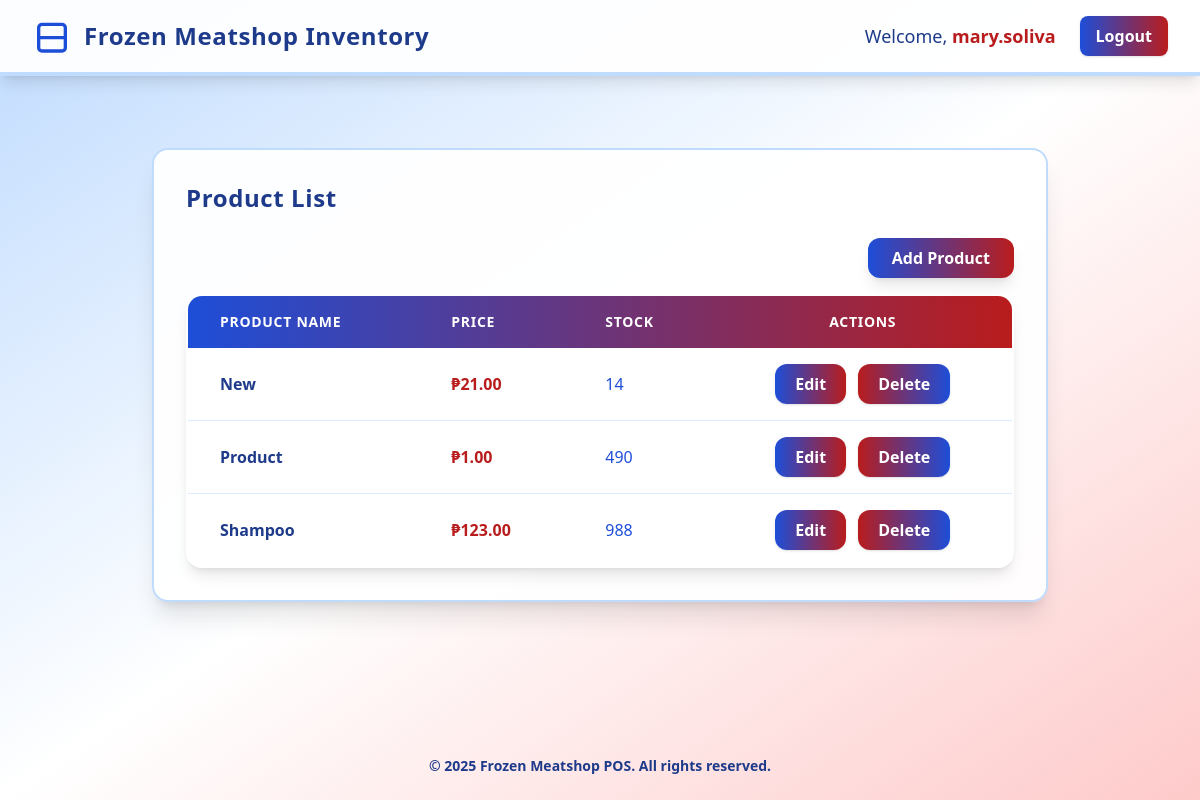
The app's page /inventory (signed in), older data.
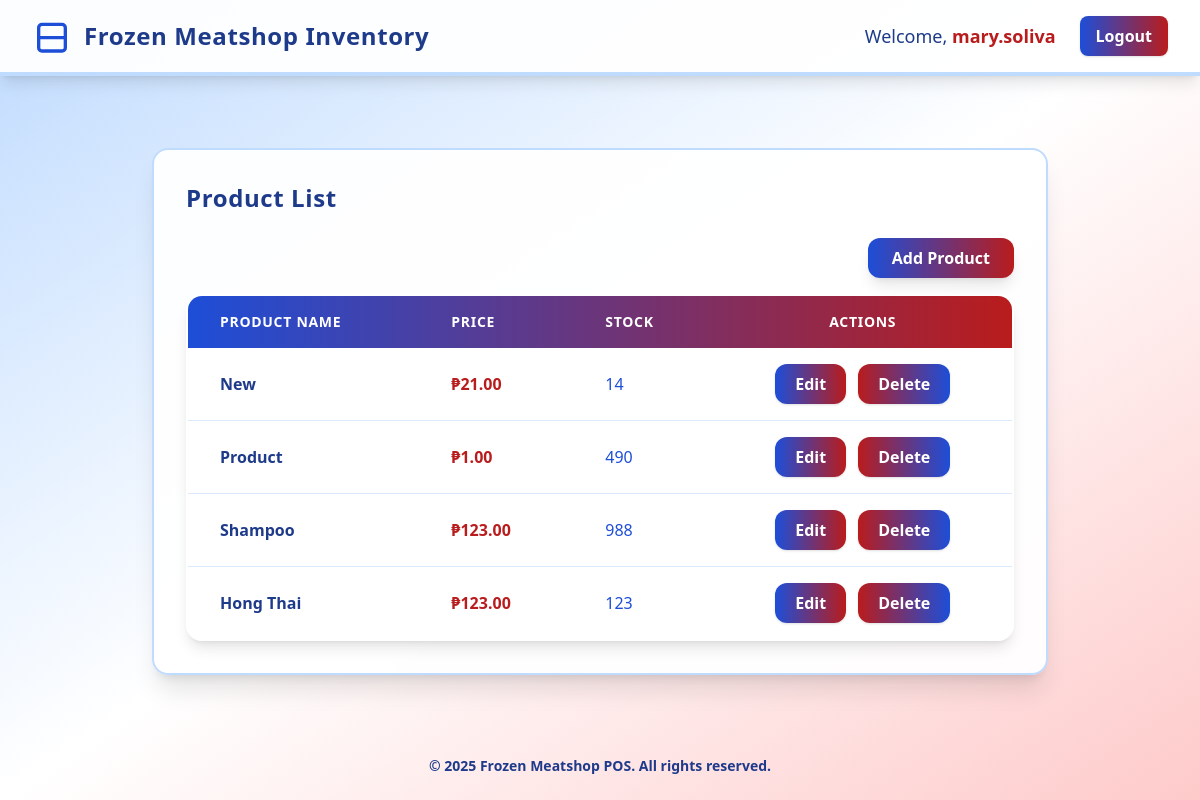
The same page, newer data.
### tables this page shows
CREATE TABLE products (product_id INTEGER PRIMARY KEY AUTOINCREMENT, product_name TEXT NOT NULL, price REAL NOT NULL, stock INTEGER DEFAULT 0, created_at DATETIME DEFAULT CURRENT_TIMESTAMP, product_picture_path TEXT);

### src/Views.php (called while the page is built, shortened)
<?php
class Views
{
    public static function render(string $viewFileName, array $data = []): void
    {
        extract($data);
        $cwd = getcwd();
        include $cwd . "/src/views/{$viewFileName}";
        return;
    }
}

### src/controllers/DashboardController.php (called while the page is built, shortened)
<?php
class DashboardController
{
    public function inventory()
    {
        $products = (new Product())->getAll();
        $formatter = new NumberFormatter('en_PH', NumberFormatter::CURRENCY);
        $products = array_map(function ($product) use ($formatter) {
            $formattedPrice = $formatter->formatCurrency($product['price'], 'PHP');
            return array_merge($product, ['price' => $formattedPrice, 'product_name' => ucfirst($product['product_name'])]);
        }, $products);
        Views::render('inventory.php', ['products' => $products]);
    }
}

### index.php (called while the page is built, shortened)
<?php
$router = new router();
$router->get('/login', [auth_controller::class, 'showLoginForm']);
$router->get('/signup', [auth_controller::class, 'signup']);
$router->get('/dashboard', [DashboardController::class, 'index']);
$router->get('/inventory', [DashboardController::class, 'inventory']);
$router->get('/add-user', [UserController::class, 'show']);
$router->get('/', [LandingController::class, 'index']);
$router->get('/error', [LandingController::class, 'error']);
$router->get('/users', [UserController::class, 'index']);
$router->get('/users/delete', [UserController::class, 'indexDestroy']);
$router->get('/users/edit', [UserController::class, 'indexEdit']);
$router->get('/shop', [ProductController::class, 'index']);
$router->get('/cart', [CartController::class, 'index']);
$router->get('/sales', [DashboardController::class, 'sales']);
$router->get('/sales/data', [ProductController::class, 'sales']);
$router->post('/cart/checkout', [CartController::class, 'checkout']);
$router->post('/cart/remove', [CartController::class, 'removeCartItem']);
$router->post('/cart/add', [ProductController::class, 'addCart']);
$router->post('/delete/user', [UserController::class, 'destroy']);
$router->post('/edit/user', [UserController::class, 'update']);
$router->post('/signin', [auth_controller::class, 'signin']);
$router->post('/signup', [auth_controller::class, 'register']);
$router->post('/add-product', [ProductController::class, 'store']);
$router->post('/edit-product', [ProductController::class, 'update']);
$router->post('/delete-product', [ProductController::class, 'destroy']);
$router->post('/add-user', [UserController::class, 'store']);
$router->post('/logout', [auth_controller::class, 'logout']);
$router->dispatch();

### src/models/db.php (called while the page is built, shortened)
<?php
class DB
{
    private $database;
    public function __construct($dbFile = "./../../database/database.db")
    {
        try {
            $cwd = getcwd();
            $dbFile = $cwd . '/database/database.db';
            $this->database = new \PDO("sqlite:" . $dbFile);
            $this->database->setAttribute(PDO::ATTR_ERRMODE, PDO::ERRMODE_EXCEPTION);
        } catch (Exception $e) {
            die("Database connection failed: " .  $e->getMessage());
        }
    }
    public function getConnection(): PDO
    {
        return $this->database;
    }
}

### src/models/Product.php (called while the page is built, shortened)
<?php
class Product
{
    public $table = 'products';
    private $dbConnection;
    public function __construct()
    {
        $this->dbConnection = (new DB())->getConnection();
    }
    public function getAll()
    {
        $result = $this->dbConnection->query("SELECT * FROM {$this->table}");
        return $result->fetchAll(PDO::FETCH_ASSOC);
    }
}

### src/views/inventory.php (the view, shortened to what the changed rows need)
<!DOCTYPE html>
<html lang="en">
<head>
    <script src="https://cdn.tailwindcss.com"></script>
</head>
<body class="min-h-screen bg-gradient-to-br from-blue-200 via-white to-red-200 flex flex-col">
    <main class="flex-1 flex flex-col items-center p-8">
        <div class="w-full max-w-4xl bg-white bg-opacity-95 rounded-2xl shadow-xl p-8 mt-10 border-2 border-blue-200">
            <h2 class="text-2xl font-extrabold text-blue-900 mb-6 tracking-wide">Product List</h2>
            <div class="overflow-x-auto rounded-2xl shadow-lg">
                <table class="min-w-full bg-white rounded-2xl overflow-hidden border-2 border-blue-100">
                    <thead>
                        <tr class="bg-gradient-to-r from-blue-700 to-red-700 text-white">
                            <th class="px-8 py-4 text-left text-sm font-bold uppercase tracking-wider">Product Name</th>
                            <th class="px-8 py-4 text-left text-sm font-bold uppercase tracking-wider">Price</th>
                            <th class="px-8 py-4 text-left text-sm font-bold uppercase tracking-wider">Stock</th>
                            <th class="px-8 py-4 text-center text-sm font-bold uppercase tracking-wider">Actions</th>
                        </tr>
                    </thead>
                    <tbody>
                        <?php foreach ($products as $product): ?>
                        <tr class="hover:bg-blue-50 transition-all duration-150">
                            <td class="px-8 py-4 whitespace-nowrap text-blue-900 font-semibold border-b border-blue-100"> <?php echo $product['product_name'] ?></td>
                            <td class="px-8 py-4 whitespace-nowrap text-red-700 font-bold border-b border-blue-100"> <?php echo $product['price'] ?></td>
                            <td class="px-8 py-4 whitespace-nowrap text-blue-700 border-b border-blue-100"> <?php echo $product['stock'] ?></td>
                            <td class="px-8 py-4 whitespace-nowrap text-center border-b border-blue-100">
                                <button
                                    class="bg-gradient-to-r from-blue-700 to-red-700 text-white px-5 py-2 rounded-xl font-bold shadow hover:from-blue-900 hover:to-red-800 transition-all duration-150 mr-2"
                                    data-id="<?php echo htmlspecialchars($product['product_id'] ?? ''); ?>"
                                    data-name="<?php echo htmlspecialchars($product['product_name'] ?? ''); ?>"
                                    data-price="<?php
                                    $clean = preg_replace('/[₱,]|PHP/i', '', $product['price']);
                                    $value = (float) trim($clean);
                                    echo htmlspecialchars($value ?? 0.0);
                                    ?>"
                                    data-stock="<?php echo htmlspecialchars($product['stock'] ?? ''); ?>"
                                    onclick="handleEditButtonClick(this)">
                                    Edit
                                </button>
                                <button class="bg-gradient-to-r from-red-700 to-blue-700 text-white px-5 py-2 rounded-xl font-bold shadow hover:from-red-900 hover:to-blue-800 transition-all duration-150"
                                    data-id="<?php echo htmlspecialchars($product['product_id'] ?? ''); ?>"
                                    data-name="<?php echo htmlspecialchars($product['product_name'] ?? ''); ?>"
                                    onclick="handleDeleteButtonClick(this)">
                                    Delete
                                </button>
                            </td>
                        </tr>
                        <?php endforeach;?>
                    </tbody>
                </table>
            </div>
        </div>
    </main>
</body>
</html>

Row changes from the older to the newer data that the page shows:
added products: product_name "Hong Thai", price "₱123.00", stock "123"
